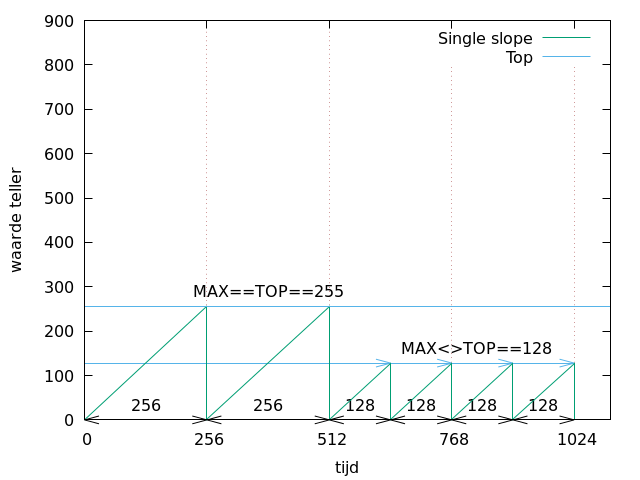

This figure's gnuplot source:
set terminal pngcairo dashed
set output 'single_slope_with_max.png'

set xrange [0:1100];
set yrange [0:900];

set xlabel "tijd"
set ylabel "waarde teller"

set grid xtics lt 0 lw 1 lc rgb "#880000"

set xtics 256


set label "TOP==MAX==255" center at 384,256 offset 0, 0.8
set label "TOP<>MAX==128" center at 820,127 offset 0, 0.8

set label "256" center at 128,0 offset 0, 0.8
set arrow from 0,0 to 256,0 heads

set label "256" center at 128 + 256,0 offset 0, 0.8
set arrow from 256+0,0 to 256 + 256,0 heads

set label "128" center at 64 + (2 * 256) ,0 offset 0, 0.8
set arrow from 256+256,0 to 128 + (2 * 256) ,0 heads

set label "128" center at 64 + (2 * 256) + ( 1 * 128) ,0 offset 0, 0.8
set arrow from (2 * 256) + ( 1 * 128),0 to 128 + (2 * 256) + ( 1 * 128) ,0 heads

set label "128" center at 64 + (2 * 256) + ( 2 * 128) ,0 offset 0, 0.8
set arrow from (2 * 256) + ( 2 * 128),0 to 128 + (2 * 256) + ( 2 * 128) ,0 heads

set label "128" center at 64 + (2 * 256) + ( 3 * 128) ,0 offset 0, 0.8
set arrow from (2 * 256) + ( 3 * 128),0 to 128 + (2 * 256) + ( 3 * 128) ,0 heads

set arrow from 0,128 to (512 + 128),128 ls 3
set arrow from 0,128 to (512 + 128 * 2),128 ls 3
set arrow from 0,128 to (512 + 128 * 3),128 ls 3
set arrow from 0,128 to (512 + 128 * 4),128 ls 3

plot '-' using ($1*128):($2*256) title "Single slope" with lines lc 2,256 with lines lc 3 title "Top";
	0 0
	2 1
	2 0
	4 1
	4 0
	5 0.5
	5 0
	6 0.5
	6 0
	7 0.5
	7 0
	8 0.5
	8 0
EOF


show grid;
#pause -1;
